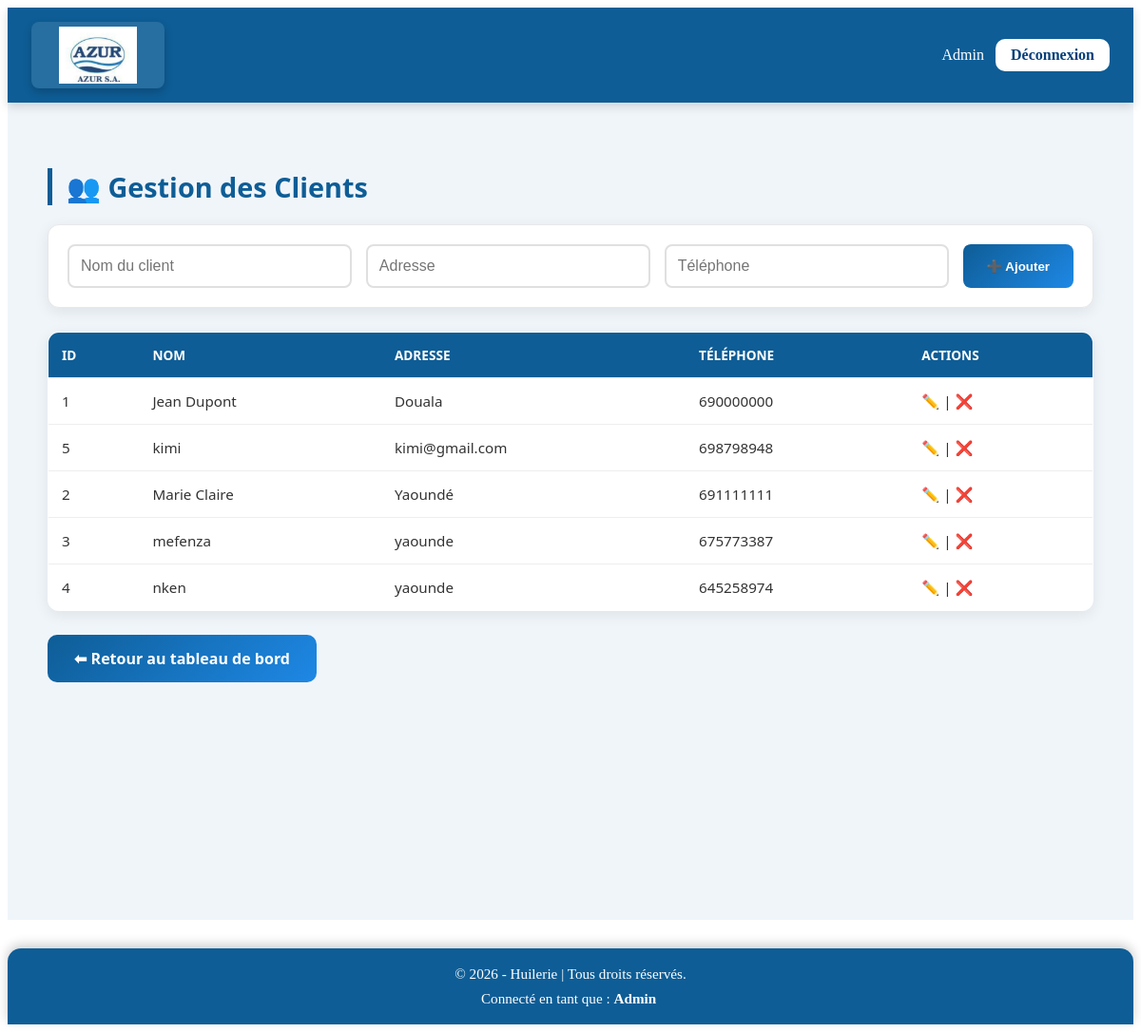
Page /public/client.php (signed in) on the committed database.
### tables this page shows
CREATE TABLE IF NOT EXISTS `client` (
  `id_client` int NOT NULL AUTO_INCREMENT,
  `nom` varchar(100) NOT NULL,
  `email` varchar(100) DEFAULT NULL,
  `telephone` varchar(20) DEFAULT NULL,
  `adresse` varchar(255) DEFAULT NULL,
  PRIMARY KEY (`id_client`),
  UNIQUE KEY `email` (`email`)
);

### src/controllers/clientController.php (called while the page is built, shortened)
<?php
require_once __DIR__ . "/../models/Client.php";
$clientModel = new Client();
function listerClients() {
    global $clientModel;
    return $clientModel->lister();
}
$redirect = "dashboard.php";
$clients = listerClients();
$clientEdit = isset($_GET['modifier']) ? trouverClientParId($_GET['modifier']) : null;
include __DIR__ . "/../views/clients.php";

### public/client.php (called while the page is built)
<?php
require_once __DIR__ . "/../src/controllers/clientController.php";
?>

### src/models/Client.php (called while the page is built, shortened)
<?php
require_once __DIR__ . "/../../config/db.php";
class Client {
    private $pdo;
    public function __construct() {
        global $pdo;
        $this->pdo = $pdo;
    }
    public function lister() {
        $stmt = $this->pdo->query("SELECT * FROM client ORDER BY nom ASC");
        return $stmt->fetchAll(PDO::FETCH_ASSOC);
    }
}

### src/views/clients.php (the view, shortened to what this page needs)
<?php include __DIR__ . "/../../templates/header.php"; ?>
<main class="main-content">
<div class="container">
    <h1>👥 Gestion des Clients</h1>
    <form method="post">
        <input type="text" name="nom" placeholder="Nom du client" value="<?= $clientEdit['nom'] ?? '' ?>" required>
        <input type="text" name="adresse" placeholder="Adresse" value="<?= $clientEdit['adresse'] ?? '' ?>" required>
        <input type="tel" name="telephone" placeholder="Téléphone" value="<?= $clientEdit['telephone'] ?? '' ?>" required>
        <?php if ($clientEdit): ?>
            <button type="submit" name="modifier">✏️ Modifier</button>
            <a href="client.php">❌ Annuler</a>
        <?php else: ?>
            <button type="submit" name="ajouter">➕ Ajouter</button>
        <?php endif; ?>
    </form>
    <table>
        <thead>
            <tr>
                <th>ID</th>
                <th>Nom</th>
                <th>Adresse</th>
                <th>Téléphone</th>
                <th>Actions</th>
            </tr>
        </thead>
        <tbody>
        <?php foreach($clients as $c): ?>
            <tr>
                <td><?= $c['id_client'] ?></td>
                <td><?= htmlspecialchars($c['nom']) ?></td>
                <td><?= htmlspecialchars($c['adresse']) ?></td>
                <td><?= htmlspecialchars($c['telephone']) ?></td>
                <td>
                    <a href="?modifier=<?= $c['id_client'] ?>">✏️ </a> |
                    <a href="?supprimer=<?= $c['id_client'] ?>" onclick="return confirm('Supprimer ce client ?')">❌ </a>
                </td>
            </tr>
        <?php endforeach; ?>
        </tbody>
    </table>
    <a href="<?= $redirect ?>" class="btn-dashboard">⬅ Retour au tableau de bord</a>
</div>
</main>
<?php include __DIR__ . "/../../templates/footer.php"; ?>

### src/views/clients.php (style rules this page uses)
.main-content { padding: 30px 20px; font-family: "Segoe UI", Arial, sans-serif; background: #f0f5fa; min-height: 100vh; }
.container { max-width: 1100px; margin: 0 auto; padding: 20px; }
h1 { font-size: 1.8rem; color: #0e5d96; margin-bottom: 20px; border-left: 5px solid #0e5d96; padding-left: 15px; }
form { display: flex; flex-wrap: wrap; gap: 15px; margin-bottom: 25px; background: #fff; padding: 20px; border-radius: 12px; box-shadow: 0 4px 15px rgba(0,0,0,0.08); border: 1px solid #e8e8e8; }
form input { padding: 12px; border: 2px solid #e0e0e0; border-radius: 8px; flex: 1; min-width: 150px; font-size: 1rem; transition: all 0.3s; }
form button { padding: 12px 25px; background: linear-gradient(135deg, #0e5d96, #1e88e5); border: none; color: #fff; border-radius: 8px; cursor: pointer; transition: all 0.3s; font-weight: 600; }
table { width: 100%; border-collapse: collapse; background: #fff; border-radius: 12px; overflow: hidden; box-shadow: 0 4px 15px rgba(0,0,0,0.08); margin-bottom: 25px; border: 1px solid #e8e8e8; }
table th, table td { padding: 14px; text-align: left; border-bottom: 1px solid #eee; }
table th { background: #0e5d96; color: #fff; text-transform: uppercase; font-size: 0.85rem; font-weight: 600; }
table td { color: #333; font-size: 0.95rem; }
a { color: #0e5d96; text-decoration: none; font-weight: 600; }
.btn-dashboard { padding: 14px 28px; font-size: 1rem; border-radius: 10px; background: linear-gradient(135deg, #0e5d96, #1e88e5); color: #fff; text-decoration: none; font-weight: 600; transition: all 0.3s ease; display: inline-block; }

### rows in the picture
client: id_client "1", nom "Jean Dupont", adresse "Douala", telephone "690000000"
client: id_client "5", nom "kimi", adresse "kimi@gmail.com", telephone "698798948"
client: id_client "2", nom "Marie Claire", adresse "Yaoundé", telephone "691111111"
client: id_client "3", nom "mefenza", adresse "yaounde", telephone "675773387"
client: id_client "4", nom "nken", adresse "yaounde", telephone "645258974"

### other values in the picture
$_SESSION['user']['nom'] "Admin"
